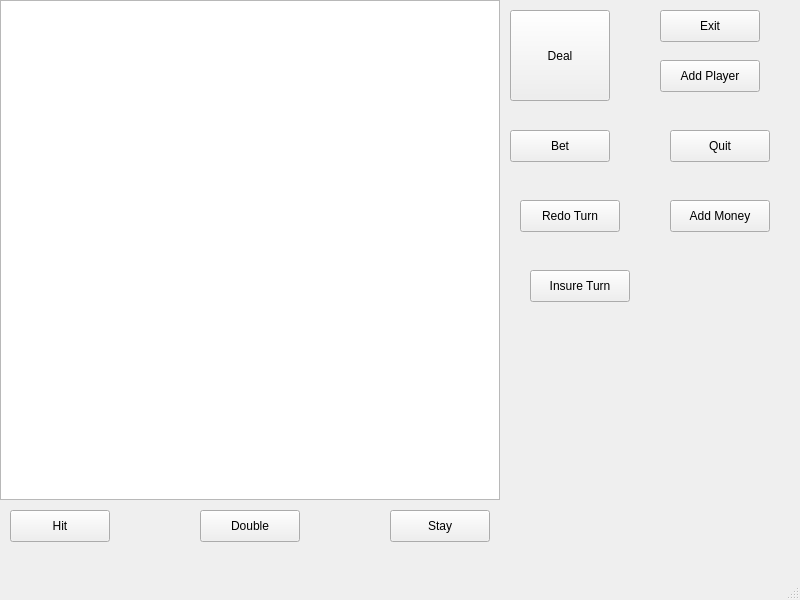
<?xml version="1.0" encoding="UTF-8"?>
<ui version="4.0">
 <class>MainWindow</class>
 <widget class="QMainWindow" name="MainWindow">
  <property name="geometry">
   <rect>
    <x>0</x>
    <y>0</y>
    <width>800</width>
    <height>600</height>
   </rect>
  </property>
  <property name="windowTitle">
   <string>MainWindow</string>
  </property>
  <widget class="QWidget" name="centralwidget">
   <widget class="QGraphicsView" name="board">
    <property name="geometry">
     <rect>
      <x>0</x>
      <y>0</y>
      <width>500</width>
      <height>500</height>
     </rect>
    </property>
   </widget>
   <widget class="QPushButton" name="pushButton">
    <property name="geometry">
     <rect>
      <x>510</x>
      <y>10</y>
      <width>100</width>
      <height>91</height>
     </rect>
    </property>
    <property name="text">
     <string>Deal</string>
    </property>
   </widget>
   <widget class="QPushButton" name="pushButton_2">
    <property name="geometry">
     <rect>
      <x>10</x>
      <y>510</y>
      <width>100</width>
      <height>32</height>
     </rect>
    </property>
    <property name="text">
     <string>Hit</string>
    </property>
   </widget>
   <widget class="QPushButton" name="pushButton_3">
    <property name="geometry">
     <rect>
      <x>200</x>
      <y>510</y>
      <width>100</width>
      <height>32</height>
     </rect>
    </property>
    <property name="text">
     <string>Double</string>
    </property>
   </widget>
   <widget class="QPushButton" name="pushButton_4">
    <property name="geometry">
     <rect>
      <x>390</x>
      <y>510</y>
      <width>100</width>
      <height>32</height>
     </rect>
    </property>
    <property name="text">
     <string>Stay</string>
    </property>
   </widget>
   <widget class="QPushButton" name="pushButton_5">
    <property name="geometry">
     <rect>
      <x>660</x>
      <y>60</y>
      <width>100</width>
      <height>32</height>
     </rect>
    </property>
    <property name="text">
     <string>Add Player</string>
    </property>
   </widget>
   <widget class="QPushButton" name="pushButton_6">
    <property name="geometry">
     <rect>
      <x>660</x>
      <y>10</y>
      <width>100</width>
      <height>32</height>
     </rect>
    </property>
    <property name="text">
     <string>Exit</string>
    </property>
   </widget>
   <widget class="QPushButton" name="pushButton_7">
    <property name="geometry">
     <rect>
      <x>510</x>
      <y>130</y>
      <width>100</width>
      <height>32</height>
     </rect>
    </property>
    <property name="text">
     <string>Bet</string>
    </property>
   </widget>
   <widget class="QPushButton" name="pushButton_8">
    <property name="geometry">
     <rect>
      <x>670</x>
      <y>130</y>
      <width>100</width>
      <height>32</height>
     </rect>
    </property>
    <property name="text">
     <string>Quit</string>
    </property>
   </widget>
   <widget class="QPushButton" name="pushButton_9">
    <property name="geometry">
     <rect>
      <x>520</x>
      <y>200</y>
      <width>100</width>
      <height>32</height>
     </rect>
    </property>
    <property name="text">
     <string>Redo Turn</string>
    </property>
   </widget>
   <widget class="QPushButton" name="pushButton_10">
    <property name="geometry">
     <rect>
      <x>670</x>
      <y>200</y>
      <width>100</width>
      <height>32</height>
     </rect>
    </property>
    <property name="text">
     <string>Add Money</string>
    </property>
   </widget>
   <widget class="QPushButton" name="pushButton_11">
    <property name="geometry">
     <rect>
      <x>530</x>
      <y>270</y>
      <width>100</width>
      <height>32</height>
     </rect>
    </property>
    <property name="text">
     <string>Insure Turn</string>
    </property>
   </widget>
  </widget>
  <widget class="QMenuBar" name="menubar">
   <property name="geometry">
    <rect>
     <x>0</x>
     <y>0</y>
     <width>800</width>
     <height>24</height>
    </rect>
   </property>
  </widget>
  <widget class="QStatusBar" name="statusbar"/>
 </widget>
 <resources/>
 <connections/>
</ui>
